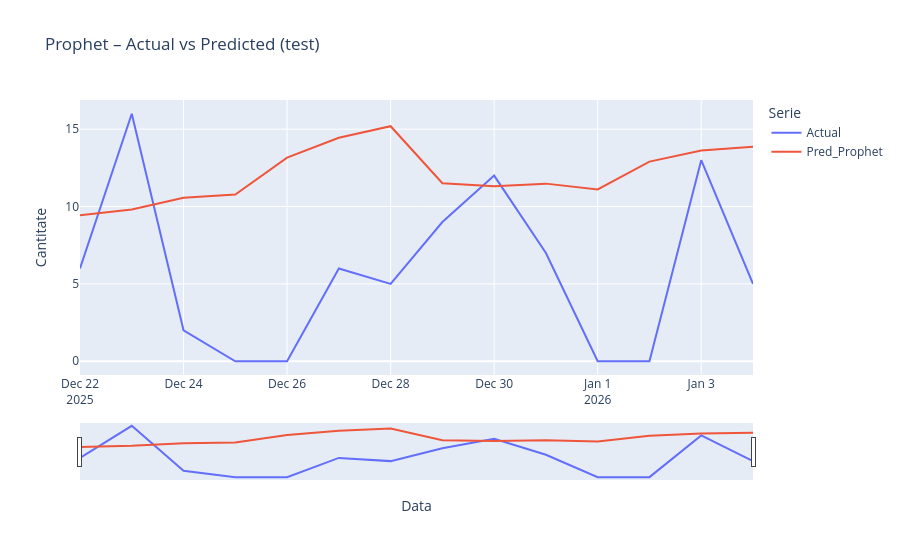

The notebook cell saved with this chart:
### Code cell
import plotly.express as px

df_plot = pd.DataFrame({
    "DATA": test_df["ds"],
    "Actual": y_true,
    "Pred_Prophet": pred
})

df_long = df_plot.melt("DATA", var_name="Serie", value_name="Cantitate")

fig = px.line(
    df_long,
    x="DATA",
    y="Cantitate",
    color="Serie",
    title="Prophet – Actual vs Predicted (test)"
)

fig.update_layout(
    hovermode="x unified",
    xaxis_title="Data",
    yaxis_title="Cantitate"
)

fig.update_xaxes(rangeslider_visible=True)
fig.show()

### Figure 1 — Plotly figure (JSON) as saved in the notebook; plotly's stock layout.template omitted (floating-point values rounded to 4 significant figures)
{"data": [{"hovertemplate": "Serie=Actual<br>DATA=%{x}<br>Cantitate=%{y}<extra></extra>", "legendgroup": "Actual", "line": {"color": "#636efa", "dash": "solid"}, "marker": {"symbol": "circle"}, "mode": "lines", "name": "Actual", "orientation": "v", "showlegend": true, "type": "scatter", "x": ["2025-12-22T00:00:00", "2025-12-23T00:00:00", "2025-12-24T00:00:00", "2025-12-25T00:00:00", "2025-12-26T00:00:00", "2025-12-27T00:00:00", "2025-12-28T00:00:00", "2025-12-29T00:00:00", "2025-12-30T00:00:00", "2025-12-31T00:00:00", "2026-01-01T00:00:00", "2026-01-02T00:00:00", "2026-01-03T00:00:00", "2026-01-04T00:00:00"], "xaxis": "x", "y": [6.0, 16.0, 2.0, 0.0, 0.0, 6.0, 5.0, 9.0, 12.0, 7.0, 0.0, 0.0, 13.0, 5.0], "yaxis": "y"}, {"hovertemplate": "Serie=Pred_Prophet<br>DATA=%{x}<br>Cantitate=%{y}<extra></extra>", "legendgroup": "Pred_Prophet", "line": {"color": "#EF553B", "dash": "solid"}, "marker": {"symbol": "circle"}, "mode": "lines", "name": "Pred_Prophet", "orientation": "v", "showlegend": true, "type": "scatter", "x": ["2025-12-22T00:00:00", "2025-12-23T00:00:00", "2025-12-24T00:00:00", "2025-12-25T00:00:00", "2025-12-26T00:00:00", "2025-12-27T00:00:00", "2025-12-28T00:00:00", "2025-12-29T00:00:00", "2025-12-30T00:00:00", "2025-12-31T00:00:00", "2026-01-01T00:00:00", "2026-01-02T00:00:00", "2026-01-03T00:00:00", "2026-01-04T00:00:00"], "xaxis": "x", "y": [9.439, 9.805, 10.57, 10.78, 13.16, 14.44, 15.19, 11.51, 11.31, 11.48, 11.1, 12.91, 13.63, 13.87], "yaxis": "y"}], "layout": {"hovermode": "x unified", "legend": {"title": {"text": "Serie"}, "tracegroupgap": 0}, "title": {"text": "Prophet – Actual vs Predicted (test)"}, "xaxis": {"anchor": "y", "domain": [0.0, 1.0], "rangeslider": {"visible": true}, "title": {"text": "Data"}}, "yaxis": {"anchor": "x", "domain": [0.0, 1.0], "title": {"text": "Cantitate"}}}}
